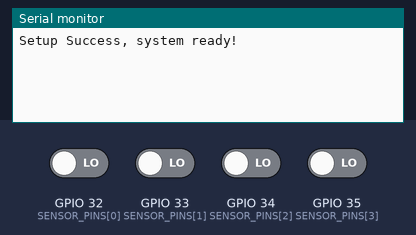
This sketch was run on a simulated ESP32. Shown: the last lines printed to the serial monitor. The test bench sets the inputs (shaded band); at power-on: GPIO 32 (SENSOR_PINS[0]), GPIO 33 (SENSOR_PINS[1]), GPIO 34 (SENSOR_PINS[2]), GPIO 35 (SENSOR_PINS[3]) LOW.

Above: at 1.2 s.
1.3 s: GPIO 32 (SENSOR_PINS[0]) driven HIGH
At 2.5 s:
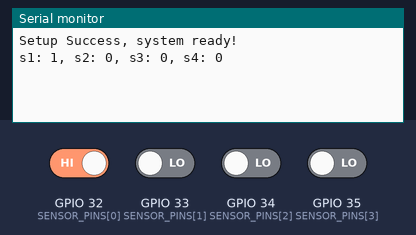
3.3 s: GPIO 33 (SENSOR_PINS[1]) driven HIGH
At 4.6 s:
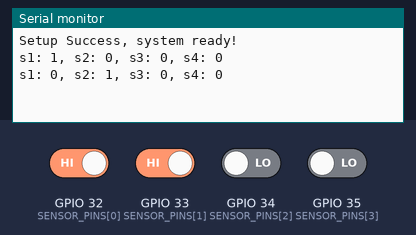
4.8 s: GPIO 34 (SENSOR_PINS[2]) driven HIGH
At 6.1 s:
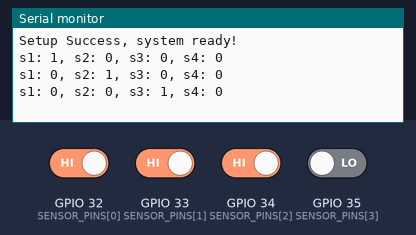
6.3 s: GPIO 35 (SENSOR_PINS[3]) driven HIGH
At 7.5 s:
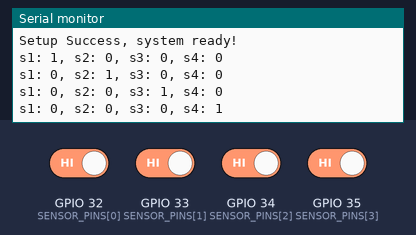

Measured:
- after the input at 1.3 s, the serial monitor: prints a new line after 0.50 s (image 1)
- after the input at 3.3 s, the serial monitor: prints a new line after 0.50 s (image 2)
- after the input at 4.8 s, the serial monitor: prints a new line after 0.50 s (image 3)
- after the input at 6.3 s, the serial monitor: prints a new line after 0.50 s (image 4)

The sketch:

03_vibration_array.ino
```cpp
const uint8_t SENSOR_PINS[4] = {32, 33, 34, 35};
const unsigned long WINDOW = 500;   // ms measured after the first change on any sensor

int  prevState[4];
int  hardness[4];                   // transitions counted per sensor in the window
bool measuring = false;
unsigned long startTime;

void setup() {
  Serial.begin(115200);

  for (int i = 0; i < 4; i++) {
    pinMode(SENSOR_PINS[i], INPUT);
    prevState[i] = digitalRead(SENSOR_PINS[i]);
  }

  Serial.println("Setup Success, system ready!");
}

void loop() {
  int state[4];
  bool anyChange = false;

  for (int i = 0; i < 4; i++) {
    state[i] = digitalRead(SENSOR_PINS[i]);
    if (state[i] != prevState[i]) anyChange = true;
  }

  // First transition on ANY sensor starts one shared window
  if (!measuring && anyChange) {
    measuring = true;
    startTime = millis();
    for (int i = 0; i < 4; i++) hardness[i] = 0;
  }

  if (measuring) {
    for (int i = 0; i < 4; i++) {
      if (state[i] != prevState[i]) {
        hardness[i]++;
        prevState[i] = state[i];
      }
    }

    if (millis() - startTime >= WINDOW) {
      measuring = false;

      Serial.printf("s1: %d, s2: %d, s3: %d, s4: %d\n",
                    hardness[0], hardness[1], hardness[2], hardness[3]);

      for (int i = 0; i < 4; i++) prevState[i] = digitalRead(SENSOR_PINS[i]);
    }
  } else {
    for (int i = 0; i < 4; i++) prevState[i] = state[i];
  }
}
```
